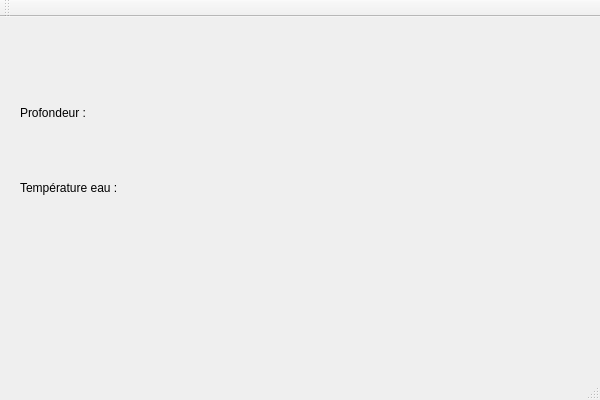
<?xml version="1.0" encoding="UTF-8"?>
<ui version="4.0">
 <class>TPSondeurMarinClass</class>
 <widget class="QMainWindow" name="TPSondeurMarinClass">
  <property name="geometry">
   <rect>
    <x>0</x>
    <y>0</y>
    <width>600</width>
    <height>400</height>
   </rect>
  </property>
  <property name="windowTitle">
   <string>TPSondeurMarin</string>
  </property>
  <widget class="QWidget" name="centralWidget">
   <widget class="QLabel" name="label">
    <property name="geometry">
     <rect>
      <x>20</x>
      <y>80</y>
      <width>81</width>
      <height>31</height>
     </rect>
    </property>
    <property name="text">
     <string>Profondeur :</string>
    </property>
   </widget>
   <widget class="QLabel" name="label_2">
    <property name="geometry">
     <rect>
      <x>20</x>
      <y>150</y>
      <width>101</width>
      <height>41</height>
     </rect>
    </property>
    <property name="text">
     <string>Température eau :</string>
    </property>
   </widget>
   <widget class="QLabel" name="LabelAfficheProfondeur">
    <property name="geometry">
     <rect>
      <x>110</x>
      <y>90</y>
      <width>91</width>
      <height>20</height>
     </rect>
    </property>
    <property name="text">
     <string/>
    </property>
   </widget>
   <widget class="QLabel" name="LabelAfficheTemperature">
    <property name="geometry">
     <rect>
      <x>140</x>
      <y>150</y>
      <width>111</width>
      <height>41</height>
     </rect>
    </property>
    <property name="text">
     <string/>
    </property>
   </widget>
  </widget>
  <widget class="QMenuBar" name="menuBar">
   <property name="geometry">
    <rect>
     <x>0</x>
     <y>0</y>
     <width>600</width>
     <height>21</height>
    </rect>
   </property>
  </widget>
  <widget class="QToolBar" name="mainToolBar">
   <attribute name="toolBarArea">
    <enum>TopToolBarArea</enum>
   </attribute>
   <attribute name="toolBarBreak">
    <bool>false</bool>
   </attribute>
  </widget>
  <widget class="QStatusBar" name="statusBar"/>
 </widget>
 <layoutdefault spacing="6" margin="11"/>
 <resources>
  <include location="TPSondeurMarin.qrc"/>
 </resources>
 <connections/>
</ui>
